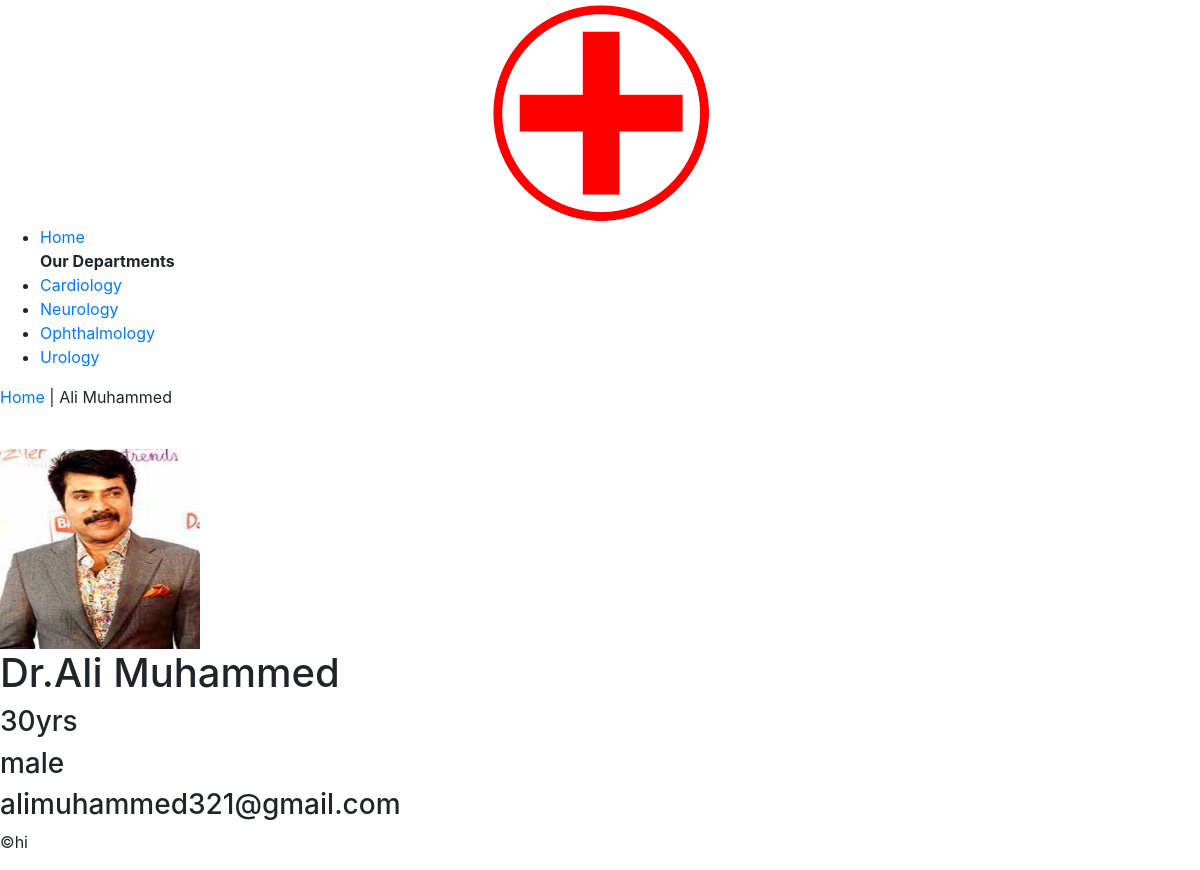
Screenshot of /vcareu/urology/ali-muhammed/ with the database file from the repository.
### VCareUApp/models.py (models this page shows, shortened)
class Department(models.Model):
    name=models.CharField(max_length=100,unique=True)
    slug=models.SlugField(max_length=100,unique=True)
    desc=models.TextField()
    img=models.ImageField(upload_to="department")
    class Meta:
        ordering=('name',)
        verbose_name='department'
        verbose_name_plural = 'departments'
    def get_url(self):
        return reverse("VCareUApp:doctors_department",args=[self.slug])

class Doctor(models.Model):
    name = models.CharField(max_length=100, unique=True)
    slug = models.SlugField(max_length=100, unique=True)
    age = models.IntegerField()
    img = models.ImageField(upload_to="doctor")
    department=models.ForeignKey(Department,on_delete=models.CASCADE)
    gender=models.TextField(choices=(("male","male"),("female","female")))
    available=models.BooleanField(default=True)
    email=models.EmailField(blank=True)
    class Meta:
        ordering = ('name',)
        verbose_name = 'doctor'
        verbose_name_plural = 'doctors'

### VCareUApp/views.py (the view)
# urls.py: path('<slug:d_slug>/<slug:doc_slug>/', views.DocDetail, name='DocDetail')
def DocDetail(request,d_slug,doc_slug):
    try:
        doctor=Doctor.objects.get(department__slug=d_slug,slug=doc_slug)
    except Exception as e:
        raise e
    return render(request,'doctor.html',{'doctor':doctor})

### VCareUApp/context_processors.py (called while the page is built)
def menu_links(request):
    links=Department.objects.all()
    return dict(links=links)

### templates/doctor.html (shortened to what this page needs)
{% extends 'base.html' %}
{% load static %}
{% block content %}
<div>
    <div>
        <p><a href="{% url 'VCareUApp:allDept' %}">Home</a> | <a href="{{doctor.department.get_url}}"></a> {{doctor.name}}</p>
    </div>
    <div><br>
        <div>
            <div>
                <img src="{{doctor.img.url}}" alt="{{doctor.name}}" style="height:200px;width:200px;">
            </div>
        </div>
        <div>
            <div>
                <h1>Dr.{{doctor.name}}</h1>
                <h3>{{doctor.age}}yrs</h3>
                <h3>{{doctor.gender}}</h3>
                <h3>{{doctor.email}}</h3>
            </div>
        </div>
    </div>
</div>
{% endblock %}

### templates/navbar.html
<nav>
    <ul>
        <li><a href="{% url 'VCareUApp:allDept' %}">Home</a> </li>
        <b>Our Departments</b>
        {% for dept in links %}
        <li><a href="{{dept.get_url}}">{{dept.name}}</a> </li>
        {% endfor %}
    </ul>
</nav>

### rows the page displays
Department: name "Cardiology"
Department: name "Neurology"
Department: name "Ophthalmology"
Department: name "Urology"
Doctor: name "Ali Muhammed", img (picture), age "30", gender "male", email "alimuhammed321@gmail.com"
